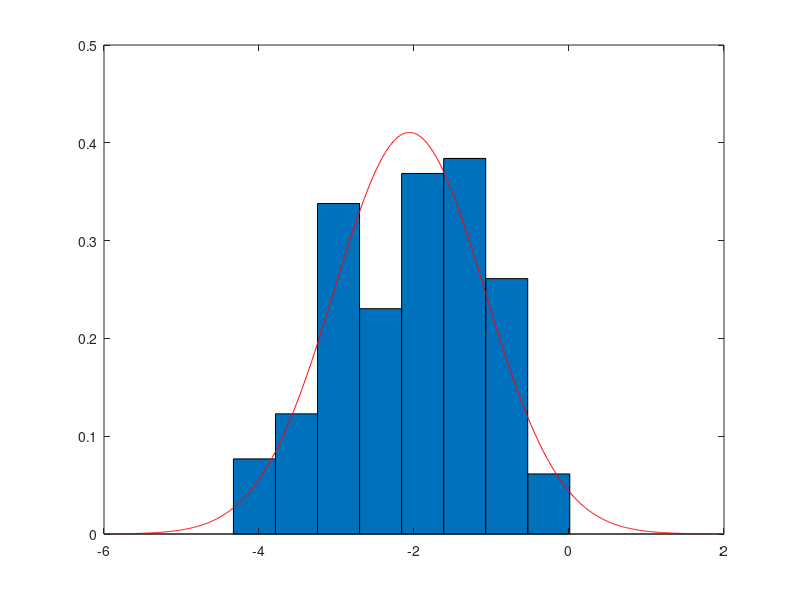
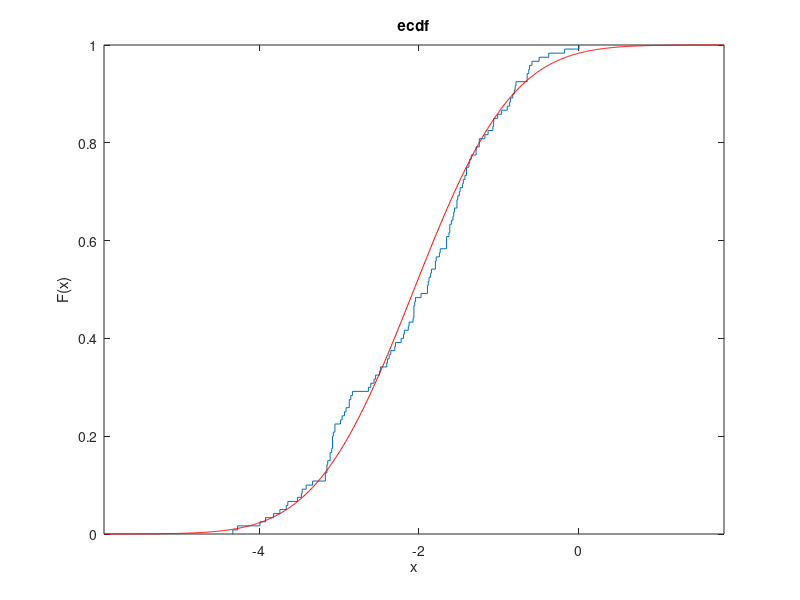

Write the MATLAB code that produced these figures, in order.
close all;
clc;

x = csvread('data.csv');

xmin = min(x);
xmax = max(x);
xrange = range(xmin,20);
xmean = mean(x);
xvar = var(x);
xsigma = sqrt(xvar);

fprintf('min = %.2f\nmax = %.2f\nrange = %.2f\n', xmin, xmax, xrange);
fprintf('mean = %f\nvariance = %f\n', xmean, xvar);

xn = length(x);
jn = floor(log2(xn)) + 2;
[y1, x1] = hist(x, jn); 
y1 = y1 / (sum(y1) * (x1(2) - x1(1)));
xnorm = (xmean - 4 * xsigma):(xsigma / 100):(xmean + 4 * xsigma);
ynormp = normpdf(xnorm, xmean, xsigma);
ynormc = normcdf(xnorm, xmean, xsigma);

figure
bar(x1, y1, 1);
hold on;
plot(xnorm, ynormp, 'r');
hold off;

figure
ecdf(x);
axis tight;
hold on;
plot(xnorm, ynormc, 'r');
hold off;
